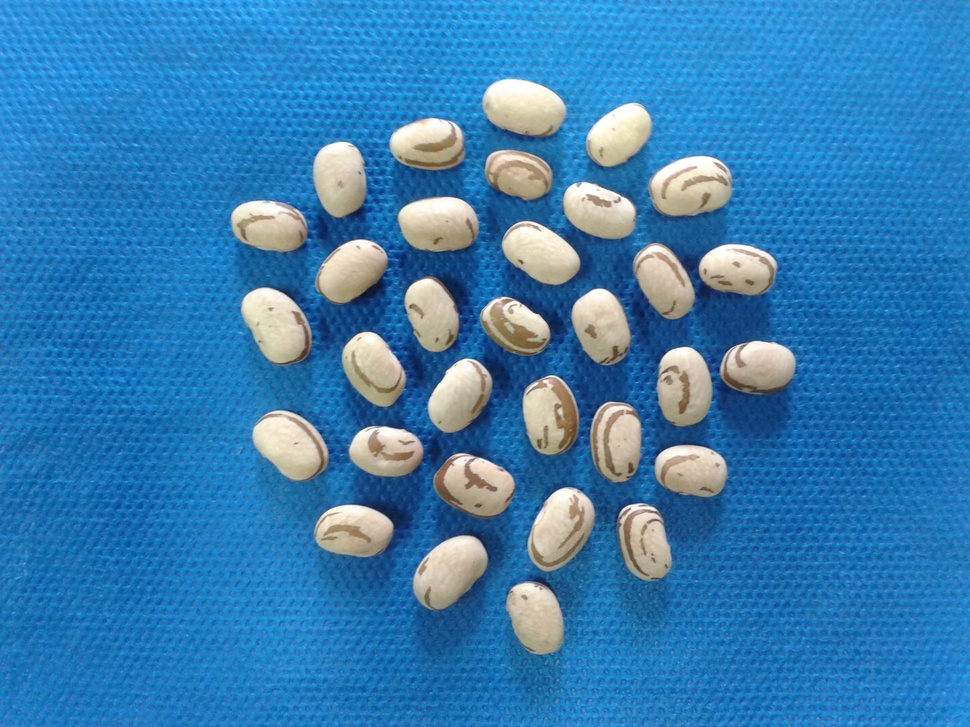
#> input picture Roteiros de Estudo Orientado - REOs/REO 02/AULA_05/feijao.jpg, 970 x 727 px, shrunk from 2048 x 1536 before the run
$ python aula_05_ex_03.py
#> lines starting #> are read from the running program, lines starting #| are printed output that depends on the picture
########################################################################################################################
# Lavras - MG
# 02/08/2020
# Universidade Federal de Lavras - UFLA
# Departamento de Biologia
# Programa de Pós Graduação em Genética e Melhoramento de Plantas
# Disciplina: Visão Computacional No Melhoramento de Plantas
# Docente: Vinícius Quintão Carneiro
# E-mail: vinicius.carneiro@ufla.br
# GITHUB: vqcarneiro - https://github.com/VQCarneiro
########################################################################################################################
# PROCEDIMENTO: Tipos de Filtros
########################################################################################################################
# Importar pacotes
import cv2 # Importa o pacote opencv
from matplotlib import pyplot as plt # Importa o pacote matplotlib
########################################################################################################################
# Leitura da imagem

nome_arquivo = 'feijao.jpg'
img_bgr = cv2.imread(nome_arquivo,1)
#> img_bgr is the input picture: shape (727, 970, 3); mean B, G, R 178.7, 126.2, 55.7
img_rgb = cv2.cvtColor(img_bgr,cv2.COLOR_BGR2RGB)
########################################################################################################################
# Filtros
# Média
img_filtro_media = cv2.blur(img_rgb,(51,51))
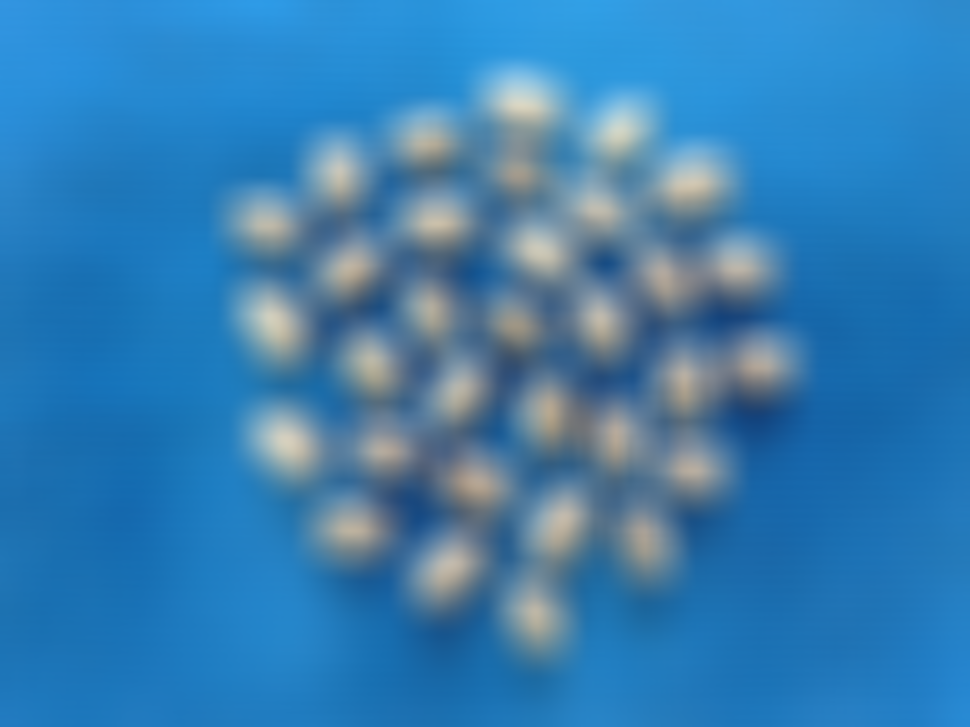
#> img_filtro_media: shape (727, 970, 3); mean R, G, B 55.7, 126.2, 178.7

img_filtro_gaussiano = cv2.GaussianBlur(img_rgb,(51,51),0) # Média Ponderada
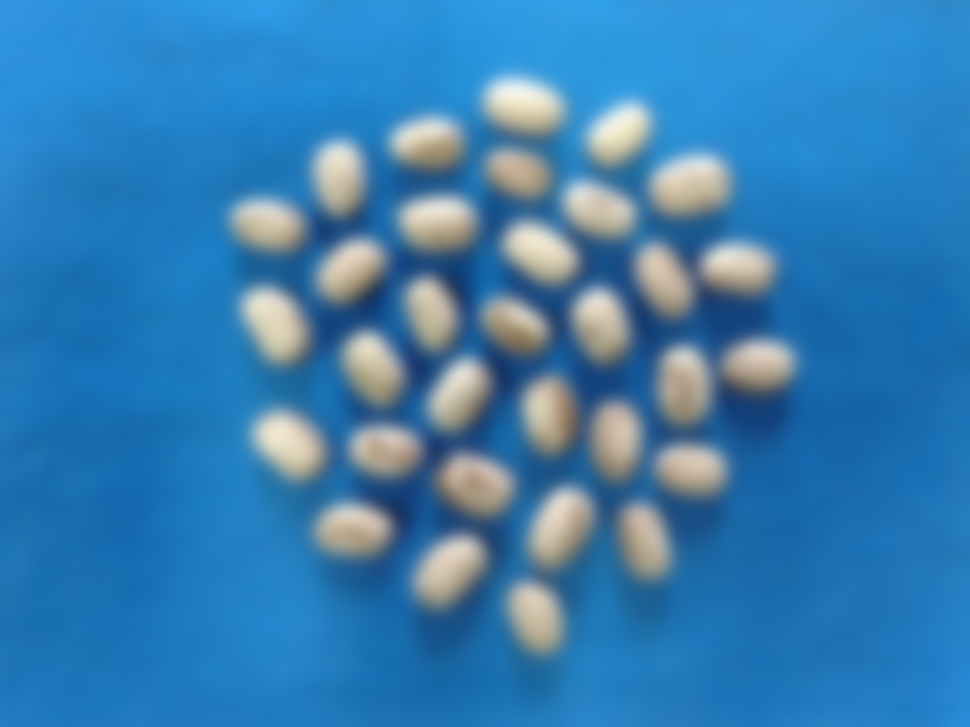
#> img_filtro_gaussiano: shape (727, 970, 3); mean R, G, B 55.7, 126.2, 178.7

img_filtro_mediana = cv2.medianBlur(img_rgb,51)
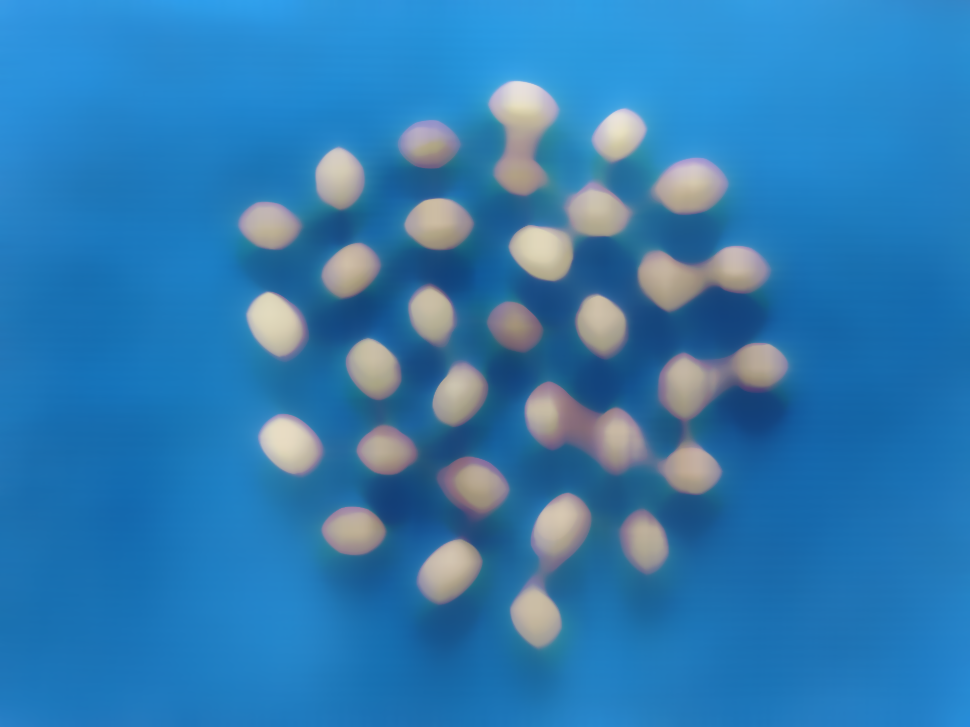
#> img_filtro_mediana: shape (727, 970, 3); mean R, G, B 48.2, 123.2, 178.4

img_filtro_bilateral = cv2.bilateralFilter(img_rgb,51,51,21)
########################################################################################################################
# Apresentar imagens no matplotlib
plt.figure('Filtro Média')
plt.subplot(2,3,1)
plt.imshow(img_rgb)
plt.xticks([]) # Eliminar o eixo X
plt.yticks([]) # Eliminar o eixo Y
plt.title("ORIGINAL")

plt.subplot(2,3,2)
plt.imshow(img_filtro_media)
plt.xticks([]) # Eliminar o eixo X
plt.yticks([]) # Eliminar o eixo Y
plt.title("Média")

plt.subplot(2,3,3)
plt.imshow(img_filtro_gaussiano)
plt.xticks([]) # Eliminar o eixo X
plt.yticks([]) # Eliminar o eixo Y
plt.title("Gaussiano")

plt.subplot(2,3,4)
plt.imshow(img_filtro_mediana)
plt.xticks([]) # Eliminar o eixo X
plt.yticks([]) # Eliminar o eixo Y
plt.title("Mediana")

plt.subplot(2,3,5)
plt.imshow(img_filtro_bilateral)
plt.xticks([]) # Eliminar o eixo X
plt.yticks([]) # Eliminar o eixo Y
plt.title("Bilateral")

plt.show()
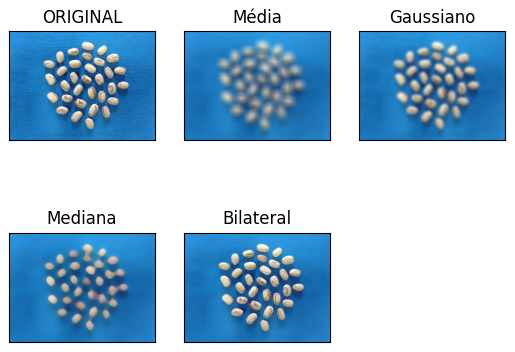
#> figure drawn by matplotlib, 5 panels
########################################################################################################################
